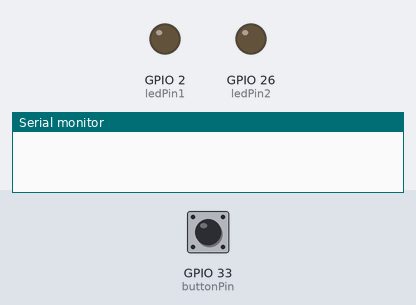
This sketch was run on a simulated ESP32. On the bench: output pins drawn as LEDs (lit = HIGH), the last lines printed to the serial monitor. Inputs (shaded band) come from the test bench; at power-on: GPIO 33 (buttonPin) HIGH. At 4.0 s the program puts the board to deep sleep or switches it off; the recording ends there.

Above: at 0.0 s.
At 1.1 s:
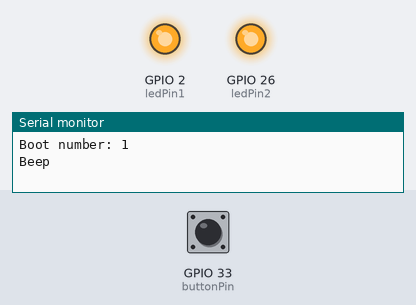
Timing chart, 0 to 3.5 s (numbered marks = the images above):
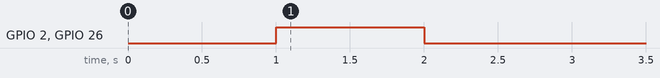

The sketch:

TimerWakeUp1.ino
```cpp
// (licence header left out)
#define uS_TO_S_FACTOR 1000000ULL  /* Conversion factor for micro seconds to seconds */
#define TIME_TO_SLEEP  10        /* Time ESP32 will go to sleep (in seconds) */

RTC_DATA_ATTR int bootCount = 0;

int ledPin1 = 2;
int ledPin2 = 26;
int buttonPin = 33;
int buttonState = HIGH;
/*
Method to print the reason by which ESP32
has been awaken from sleep
*/
void print_wakeup_reason(){
  esp_sleep_wakeup_cause_t wakeup_reason;

  wakeup_reason = esp_sleep_get_wakeup_cause();

  switch(wakeup_reason)
  {
    case ESP_SLEEP_WAKEUP_EXT0 : Serial.println("Wakeup caused by external signal using RTC_IO"); break;
    case ESP_SLEEP_WAKEUP_EXT1 : Serial.println("Wakeup caused by external signal using RTC_CNTL"); break;
    case ESP_SLEEP_WAKEUP_TIMER : Serial.println("Wakeup caused by timer"); break;
    case ESP_SLEEP_WAKEUP_TOUCHPAD : Serial.println("Wakeup caused by touchpad"); break;
    case ESP_SLEEP_WAKEUP_ULP : Serial.println("Wakeup caused by ULP program"); break;
    default : Serial.printf("Wakeup was not caused by deep sleep: %d\n",wakeup_reason); break;
  }
}

void setup(){
  // Set LED as output
  pinMode(ledPin1, OUTPUT);
  pinMode(ledPin2, OUTPUT);
  pinMode(buttonPin, INPUT_PULLUP);
  Serial.begin(115200);
  delay(1000); //Take some time to open up the Serial Monitor

  //Increment boot number and print it every reboot
  ++bootCount;
  Serial.println("Boot number: " + String(bootCount));

  digitalWrite(ledPin1, HIGH);
  digitalWrite(ledPin2, HIGH);
  Serial.print("Beep");
  delay(1000);
  digitalWrite(ledPin1, LOW);
  digitalWrite(ledPin2, LOW);
  Serial.println(" Boop");
  delay(1000);

  //Print the wakeup reason for ESP32
  print_wakeup_reason();

  buttonState = digitalRead(buttonPin);
  if (buttonState == LOW) {
    digitalWrite(ledPin1, HIGH);
  }

  /*
  First we configure the wake up source
  We set our ESP32 to wake up every 5 seconds
  */
  esp_sleep_enable_timer_wakeup(TIME_TO_SLEEP * uS_TO_S_FACTOR);
  esp_sleep_enable_ext0_wakeup(GPIO_NUM_33, LOW);
  Serial.println("Setup ESP32 to sleep for every " + String(TIME_TO_SLEEP) +
  " Seconds");

  Serial.println("this is millis");
  delay(1000);
  uint64_t wakeupTime = esp_timer_get_time();
  Serial.println(wakeupTime);
  Serial.println(millis());

  /*
  Next we decide what all peripherals to shut down/keep on
  By default, ESP32 will automatically power down the peripherals
  not needed by the wakeup source, but if you want to be a poweruser
  this is for you. Read in detail at the API docs
  http://esp-idf.readthedocs.io/en/latest/api-reference/system/deep_sleep.html
  Left the line commented as an example of how to configure peripherals.
  The line below turns off all RTC peripherals in deep sleep.
  */
  //esp_deep_sleep_pd_config(ESP_PD_DOMAIN_RTC_PERIPH, ESP_PD_OPTION_OFF);
  //Serial.println("Configured all RTC Peripherals to be powered down in sleep");

  /*
  Now that we have setup a wake cause and if needed setup the
  peripherals state in deep sleep, we can now start going to
  deep sleep.
  In the case that no wake up sources were provided but deep
  sleep was started, it will sleep forever unless hardware
  reset occurs.
  */
  Serial.println("Going to sleep now");
  Serial.flush();
  esp_deep_sleep_start();
  Serial.println("This will never be printed");
}

void loop(){
  //This is not going to be called
}
```

Measured:
- by itself, GPIO 2 (ledPin1), GPIO 26 (ledPin2): LOW → HIGH at 1.0 s, → LOW 1.0 s later
